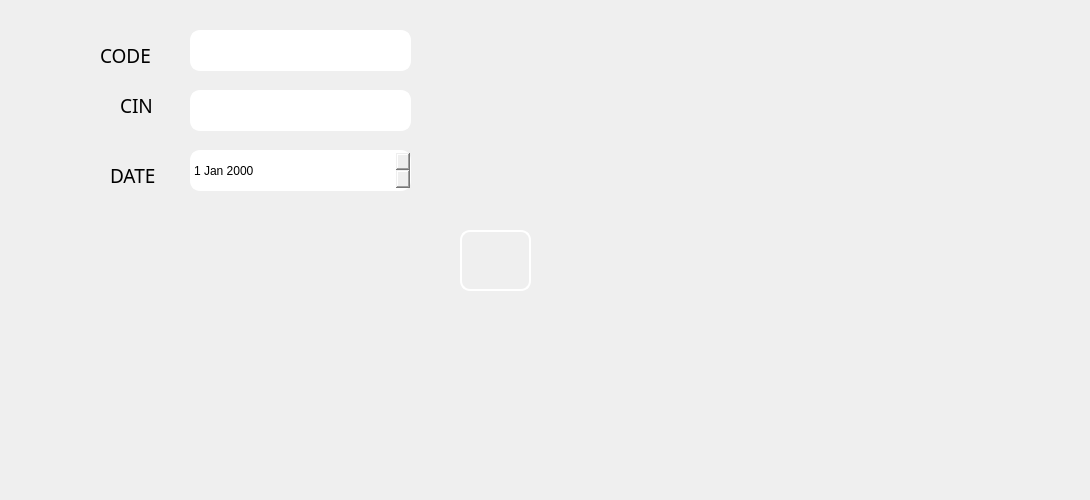
      <widget class="QWidget" name="tab">
       <attribute name="title">
        <string>Ajouter reclamation</string>
       </attribute>
       <widget class="QLineEdit" name="le_code_2">
        <property name="geometry">
         <rect>
          <x>190</x>
          <y>30</y>
          <width>221</width>
          <height>41</height>
         </rect>
        </property>
        <property name="font">
         <font>
          <family>MS Reference Sans Serif</family>
          <pointsize>8</pointsize>
          <weight>50</weight>
          <italic>false</italic>
          <bold>false</bold>
         </font>
        </property>
        <property name="styleSheet">
         <string notr="true">border-style: solid;
border-color: white;
border-width: 2px;
border-radius: 10px;</string>
        </property>
       </widget>
       <widget class="QLineEdit" name="le_cin_c_2">
        <property name="geometry">
         <rect>
          <x>190</x>
          <y>90</y>
          <width>221</width>
          <height>41</height>
         </rect>
        </property>
        <property name="font">
         <font>
          <family>MS Reference Sans Serif</family>
          <pointsize>8</pointsize>
          <weight>50</weight>
          <italic>false</italic>
          <bold>false</bold>
         </font>
        </property>
        <property name="styleSheet">
         <string notr="true">border-style: solid;
border-color: white;
border-width: 2px;
border-radius: 10px;</string>
        </property>
       </widget>
       <widget class="QDateEdit" name="le_date_2">
        <property name="geometry">
         <rect>
          <x>190</x>
          <y>150</y>
          <width>221</width>
          <height>41</height>
         </rect>
        </property>
        <property name="styleSheet">
         <string notr="true">border-style: solid;
border-color: white;
border-width: 2px;
border-radius: 10px;</string>
        </property>
       </widget>
       <widget class="QPushButton" name="ajouterreclamation">
        <property name="geometry">
         <rect>
          <x>460</x>
          <y>230</y>
          <width>71</width>
          <height>61</height>
         </rect>
        </property>
        <property name="font">
         <font>
          <family>MS Reference Sans Serif</family>
          <pointsize>8</pointsize>
          <weight>50</weight>
          <italic>false</italic>
          <bold>false</bold>
         </font>
        </property>
        <property name="cursor">
         <cursorShape>PointingHandCursor</cursorShape>
        </property>
        <property name="styleSheet">
         <string notr="true">border-style: solid;
border-color: white;
border-width: 2px;
border-radius: 10px;
background-image: url(:/img/img/images.png);
</string>
        </property>
        <property name="text">
         <string/>
        </property>
       </widget>
       <widget class="QLabel" name="label_92">
        <property name="enabled">
         <bool>false</bool>
        </property>
        <property name="geometry">
         <rect>
          <x>110</x>
          <y>160</y>
          <width>61</width>
          <height>31</height>
         </rect>
        </property>
        <property name="maximumSize">
         <size>
          <width>94</width>
          <height>76</height>
         </size>
        </property>
        <property name="font">
         <font>
          <family>MS Reference Sans Serif</family>
          <pointsize>8</pointsize>
          <weight>50</weight>
          <italic>false</italic>
          <bold>false</bold>
         </font>
        </property>
        <property name="toolTip">
         <string>&lt;html&gt;&lt;head/&gt;&lt;body&gt;&lt;p&gt;ID&lt;/p&gt;&lt;/body&gt;&lt;/html&gt;</string>
        </property>
        <property name="styleSheet">
         <string notr="true">background-image: url(:/img/img/585e4adacb11b227491c3392.png);

color: rgb(0, 0, 0);
</string>
        </property>
        <property name="text">
         <string>&lt;html&gt;&lt;head/&gt;&lt;body&gt;&lt;p&gt;&lt;span style=&quot; font-size:14pt;&quot;&gt;DATE&lt;/span&gt;&lt;/p&gt;&lt;/body&gt;&lt;/html&gt;</string>
        </property>
        <property name="wordWrap">
         <bool>false</bool>
        </property>
       </widget>
       <widget class="QLabel" name="label_94">
        <property name="enabled">
         <bool>false</bool>
        </property>
        <property name="geometry">
         <rect>
          <x>100</x>
          <y>40</y>
          <width>71</width>
          <height>31</height>
         </rect>
        </property>
        <property name="maximumSize">
         <size>
          <width>94</width>
          <height>76</height>
         </size>
        </property>
        <property name="font">
         <font>
          <family>MS Reference Sans Serif</family>
          <pointsize>8</pointsize>
          <weight>50</weight>
          <italic>false</italic>
          <bold>false</bold>
         </font>
        </property>
        <property name="toolTip">
         <string>&lt;html&gt;&lt;head/&gt;&lt;body&gt;&lt;p&gt;ID&lt;/p&gt;&lt;/body&gt;&lt;/html&gt;</string>
        </property>
        <property name="styleSheet">
         <string notr="true">background-image: url(:/img/img/585e4adacb11b227491c3392.png);

color: rgb(0, 0, 0);
</string>
        </property>
        <property name="text">
         <string>&lt;html&gt;&lt;head/&gt;&lt;body&gt;&lt;p&gt;&lt;span style=&quot; font-size:14pt;&quot;&gt;CODE&lt;/span&gt;&lt;/p&gt;&lt;/body&gt;&lt;/html&gt;</string>
        </property>
        <property name="wordWrap">
         <bool>false</bool>
        </property>
       </widget>
       <widget class="QLabel" name="label_95">
        <property name="enabled">
         <bool>false</bool>
        </property>
        <property name="geometry">
         <rect>
          <x>120</x>
          <y>90</y>
          <width>51</width>
          <height>31</height>
         </rect>
        </property>
        <property name="maximumSize">
         <size>
          <width>94</width>
          <height>76</height>
         </size>
        </property>
        <property name="font">
         <font>
          <family>MS Reference Sans Serif</family>
          <pointsize>8</pointsize>
          <weight>50</weight>
          <italic>false</italic>
          <bold>false</bold>
         </font>
        </property>
        <property name="toolTip">
         <string>&lt;html&gt;&lt;head/&gt;&lt;body&gt;&lt;p&gt;ID&lt;/p&gt;&lt;/body&gt;&lt;/html&gt;</string>
        </property>
        <property name="styleSheet">
         <string notr="true">background-image: url(:/img/img/585e4adacb11b227491c3392.png);

color: rgb(0, 0, 0);
</string>
        </property>
        <property name="text">
         <string>&lt;html&gt;&lt;head/&gt;&lt;body&gt;&lt;p&gt;&lt;span style=&quot; font-size:14pt;&quot;&gt;CIN&lt;/span&gt;&lt;/p&gt;&lt;/body&gt;&lt;/html&gt;</string>
        </property>
        <property name="wordWrap">
         <bool>false</bool>
        </property>
       </widget>
       <widget class="QLabel" name="label_4">
        <property name="geometry">
         <rect>
          <x>710</x>
          <y>420</y>
          <width>371</width>
          <height>71</height>
         </rect>
        </property>
        <property name="styleSheet">
         <string notr="true">background-image: url(:/img/img/logo_original.png);</string>
        </property>
        <property name="text">
         <string/>
        </property>
       </widget>
       <widget class="QLabel" name="label_5">
        <property name="geometry">
         <rect>
          <x>900</x>
          <y>350</y>
          <width>181</width>
          <height>71</height>
         </rect>
        </property>
        <property name="styleSheet">
         <string notr="true">background-image: url(:/img/img/PRESIDENT.png);</string>
        </property>
        <property name="text">
         <string/>
        </property>
       </widget>
       <widget class="QLabel" name="label_6">
        <property name="geometry">
         <rect>
          <x>710</x>
          <y>345</y>
          <width>181</width>
          <height>71</height>
         </rect>
        </property>
        <property name="styleSheet">
         <string notr="true">background-image: url(:/img/img/danone-logo-EE7DBAC3E9-seeklogo.com.png);</string>
        </property>
        <property name="text">
         <string/>
        </property>
       </widget>
      </widget>
